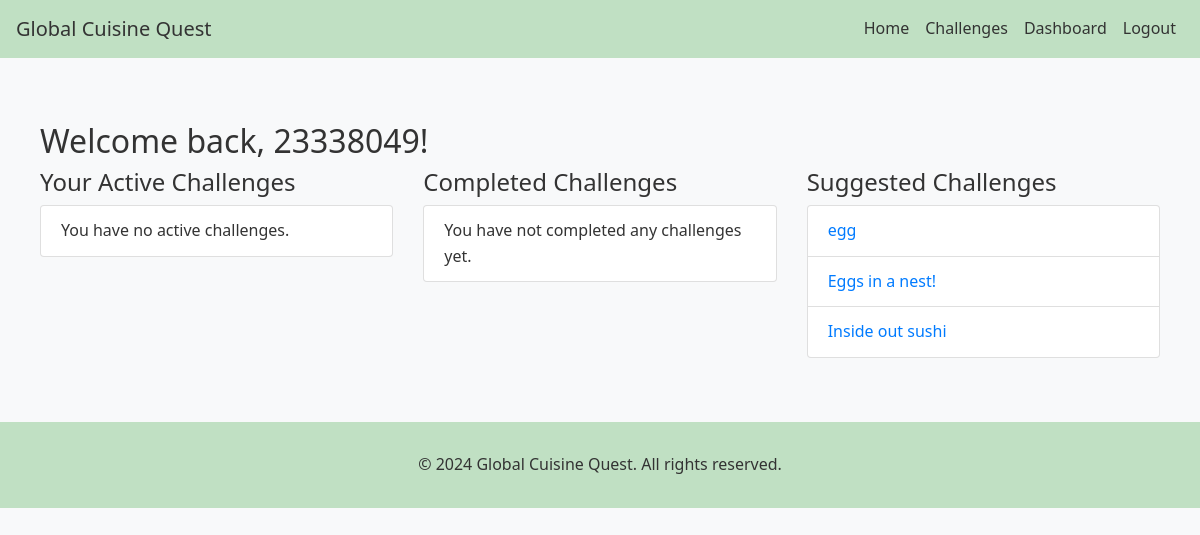
The page /dashboard (signed in) on the database its author committed.
### globalcuisine/models.py (models this page shows, shortened)
class User(UserMixin, db.Model):
    id = db.Column(db.Integer, primary_key=True)
    username = db.Column(db.String(100), unique=True, nullable=False)
    email = db.Column(db.String(120), unique=True, nullable=False)
    password_hash = db.Column(db.String(128))
    challenges = db.relationship('Challenge', backref='author', lazy=True)
    submissions = db.relationship('Submission', backref='user', lazy=True)
    active_challenges = db.relationship('ActiveChallenge', backref='user', lazy=True)
    completed_challenges = db.relationship('CompletedChallenge', backref='user', lazy=True)

class Challenge(db.Model):
    id = db.Column(db.Integer, primary_key=True)
    title = db.Column(db.String(100), nullable=False)
    recipe_type = db.Column(db.String(100), nullable=False)
    description = db.Column(db.Text, nullable=False)
    is_recipe = db.Column(db.Boolean, nullable=False)
    ingredients = db.Column(db.Text, nullable=False)
    recipe_instructions = db.Column(db.Text, nullable=False)
    created_at = db.Column(db.DateTime, nullable=False, default=datetime.utcnow)
    cuisine_type = db.Column(db.String(100))  # Make sure this line exists
    cuisine_style = db.Column(db.String(100))  # Make sure this line exists
    difficulty_level = db.Column(db.String(50), nullable=False)
    image_filename = db.Column(db.String(255))
    user_id = db.Column(db.Integer, db.ForeignKey('user.id'), nullable=False)
    submissions = db.relationship('Submission', backref='challenge', lazy=True)
    active_users = db.relationship('ActiveChallenge', backref='challenge', lazy=True)
    completed_users = db.relationship('CompletedChallenge', backref='challenge', lazy=True)

### globalcuisine/main.py (the view)
@main.route('/dashboard')
@login_required
def dashboard():
    active_challenges = ActiveChallenge.query.filter_by(user_id=current_user.id).all()
    completed_challenges = CompletedChallenge.query.filter_by(user_id=current_user.id).all()
    suggested_challenges = Challenge.query.filter(~Challenge.id.in_(
        [ac.challenge_id for ac in active_challenges] + [cc.challenge_id for cc in completed_challenges])).all()
    return render_template('dashboard.html', title='Dashboard',
                           active_challenges=active_challenges,
                           completed_challenges=completed_challenges,
                           suggested_challenges=suggested_challenges)

### globalcuisine/templates/dashboard.html
{% extends "base.html" %}
{% block content %}
<div class="container mt-4">
    <h2>Welcome back, {{ current_user.username }}!</h2>
    <div class="row">
        <div class="col-md-4">
            <h4>Your Active Challenges</h4>
            <ul class="list-group">
                {% for active_challenge in active_challenges %}
                    <li class="list-group-item">
                        <a href="{{ url_for('main.challenge_detail', challenge_id=active_challenge.challenge.id) }}">
                            {{ active_challenge.challenge.title }}
                        </a>
                    </li>
                {% else %}
                    <li class="list-group-item">You have no active challenges.</li>
                {% endfor %}
            </ul>
        </div>
        <div class="col-md-4">
            <h4>Completed Challenges</h4>
            <ul class="list-group">
                {% for completed_challenge in completed_challenges %}
                    <li class="list-group-item">{{ completed_challenge.challenge.title }}</li>
                {% else %}
                    <li class="list-group-item">You have not completed any challenges yet.</li>
                {% endfor %}
            </ul>
        </div>
        <div class="col-md-4">
            <h4>Suggested Challenges</h4>
            <ul class="list-group">
                {% for challenge in suggested_challenges %}
                    <li class="list-group-item">
                        <a href="{{ url_for('main.challenge_detail', challenge_id=challenge.id) }}">
                            {{ challenge.title }}
                        </a>
                    </li>
                {% else %}
                    <li class="list-group-item">Check back later for new challenges!</li>
                {% endfor %}
            </ul>
        </div>
    </div>
</div>
{% endblock %}

### globalcuisine/static/css/style.css (style rules this page uses)
body { font-family: 'Segoe UI', Tahoma, Geneva, Verdana, sans-serif; background-color: #f8f9fa; color: #333; line-height: 1.6; display: flex; flex-direction: column; min-height: 100vh; }
.container { max-width: 1200px; margin: 0 auto; padding: 20px; }
h1, h2, h3, h4, h5, h6 { color: #333; }

### rows shown on the page
User: username "23338049"
Challenge: title "egg"
Challenge: title "Eggs in a nest!"
Challenge: title "Inside out sushi"
